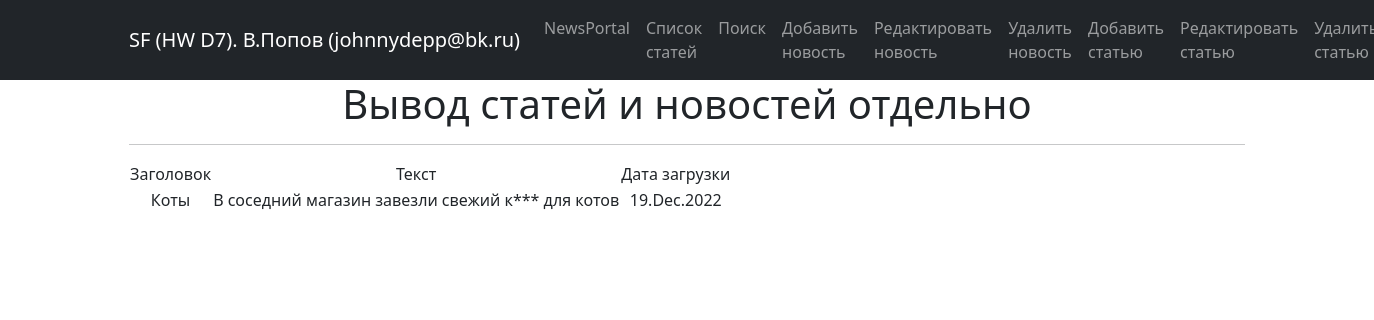
Screenshot of /news/1 with the database file from the repository.
### news/models.py (models this page shows, shortened)
class Post(models.Model):
    news = 'NW'
    post = 'PS'
    id_authors = models.ForeignKey(Author, on_delete=models.CASCADE)
    type_of_post = models.CharField(max_length=2, choices=TYPE_POST)
    time_in = models.DateTimeField(auto_now_add=True)
    title = models.CharField(max_length=255)
    text = models.TextField()
    rating_post = models.IntegerField(default=0, db_column='rating')
    post_category = models.ManyToManyField(Category, through='PostCategory')
    @property
    def rating(self):
        return self.rating_post
    @rating.setter
    def rating(self, value):
        self.rating_post = value if value >= 0 and isinstance(value, int) else 0
        self.save()

### news/views.py (the view)
# urls.py: path('<int:pk>', PostDetail.as_view(), name='new'),
class PostDetail(DetailView):
    model = Post
    template_name = 'new.html'
    context_object_name = 'new'

### news/templatetags/custom_filters.py (called while the page is built)
@register.filter(name='censor')
def censor(value):
    for word in CENSORS:
        if word in value:
            value = value.replace(word, f'{word[0]}{(len(word)-1)*"*"}')
    return value

### templates/new.html (shortened to what this page needs)
{% extends 'flatpages/default.html' %}
{% load custom_filters %}
{% block content %}
<h1>Вывод статей и новостей отдельно</h1>
   <hr>
   <table>
        <tr>
            <td>Заголовок</td>
            <td>Текст</td>
            <td>Дата загрузки</td>
        </tr>
        <tr>
            <td>{{ new.title|censor }}</td>
            <td>{{ new.text|censor }}</td>
            <td>{{ new.time_in|date:'d.M.Y'  }}</td>
        </tr>
   </table>
{% endblock content %}

### rows the page displays
Post: title|censor "Коты", text|censor "В соседний магазин завезли свежий к*** для котов", time_in "19.Dec.2022"
